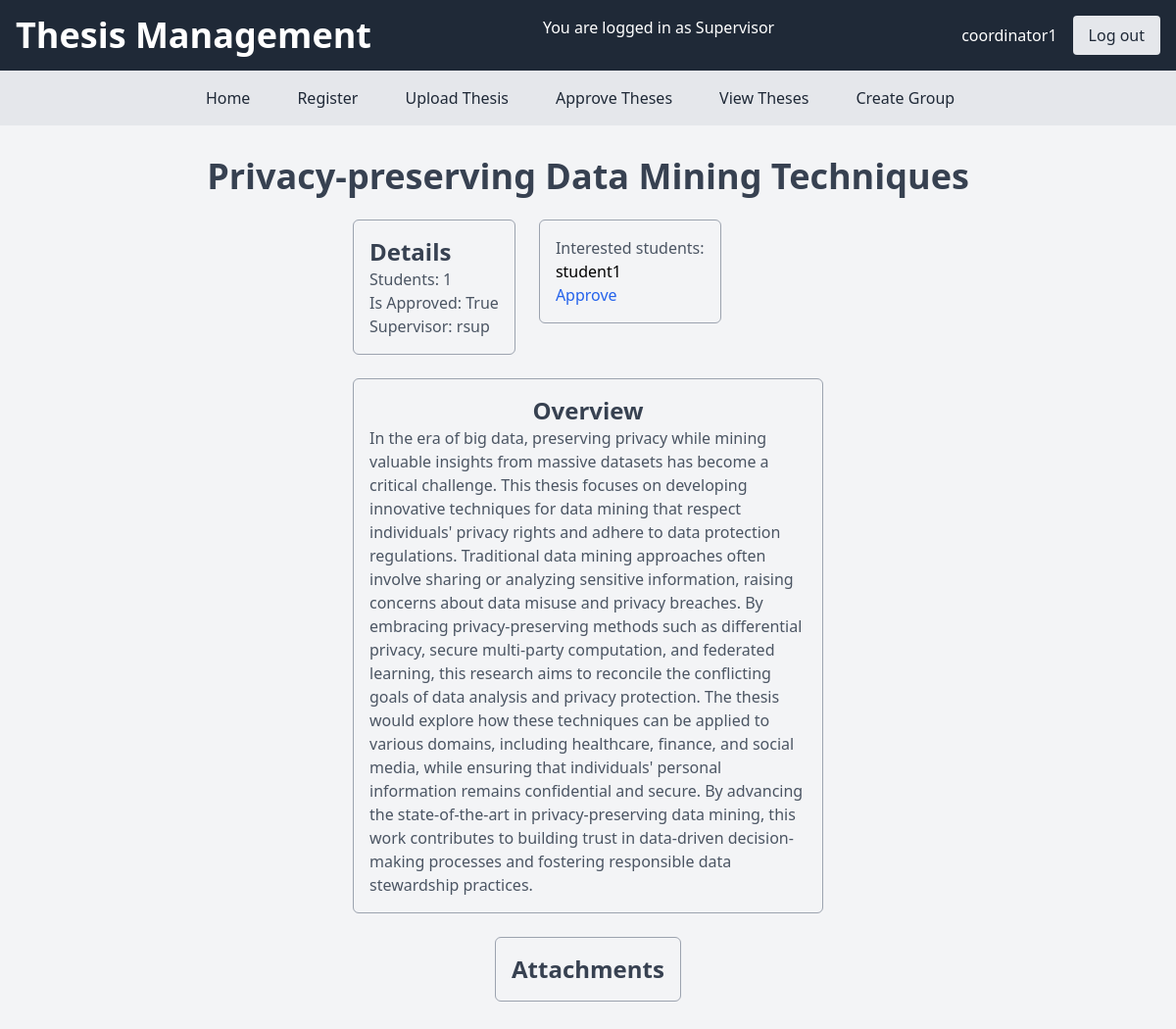
Page /view_theses/2/ (signed in) on the earlier database version.
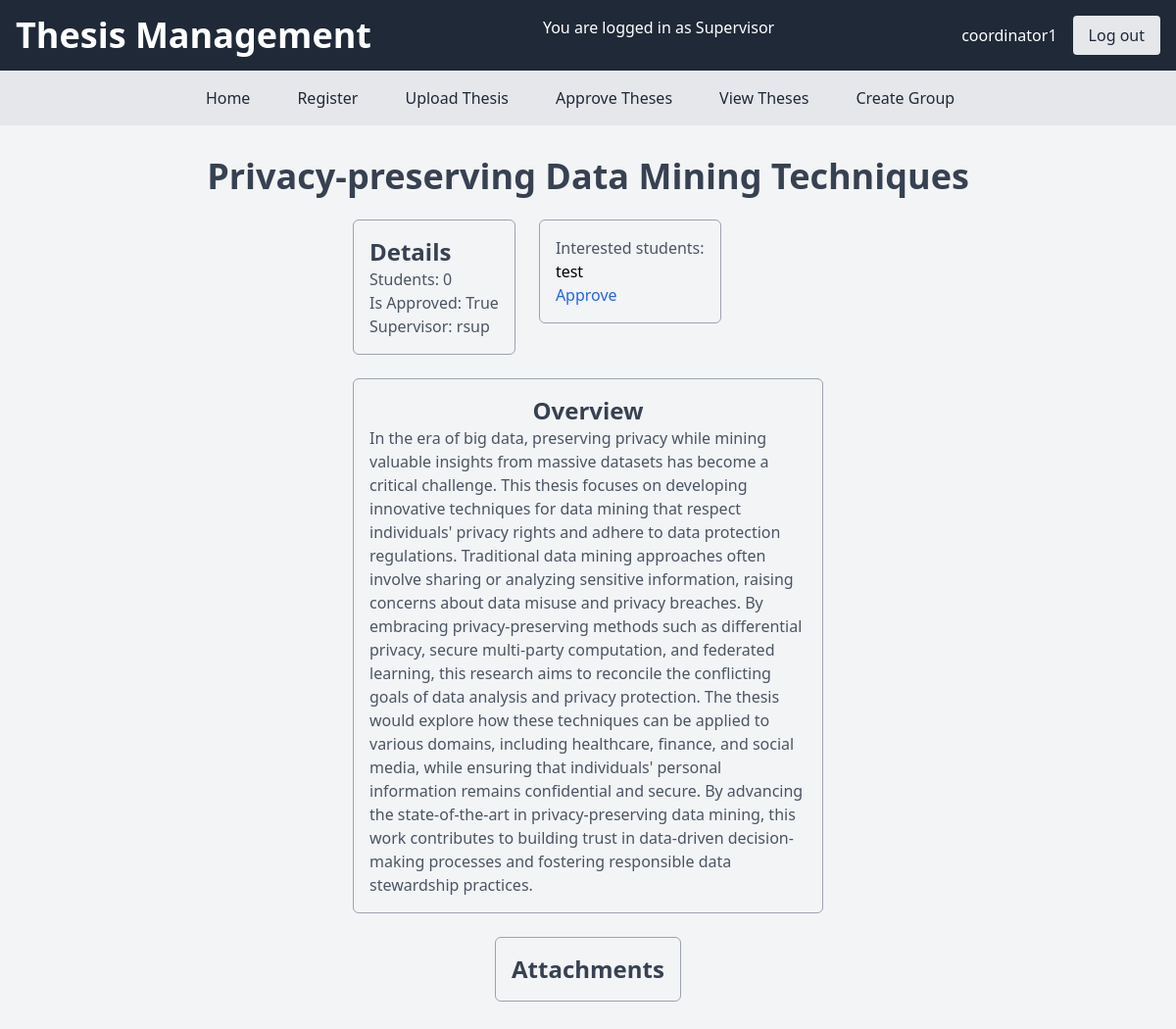
Same page on the later database version.
### app_week6/models.py (models this page shows, shortened)
class Thesis(models.Model):
    title = models.CharField(max_length=255)
    description = models.TextField()
    supervisor = models.ForeignKey(User, limit_choices_to={'user_type': 2}, on_delete=models.CASCADE)
    is_approved = models.BooleanField(default=False)
    students = models.ManyToManyField(User, related_name='theses', limit_choices_to={'user_type': 4}, blank=True, null=True)
    interested = models.ManyToManyField(User, related_name='interested_theses', limit_choices_to={'user_type': 4},blank=True, null=True)

class User(AbstractUser):
    USER_TYPE_CHOICES = (
        (1, 'Admin'),
        (2, 'Supervisor'),
        (3, 'Project Coordinator'),
        (4, 'Student'),
    )
    user_type = models.PositiveSmallIntegerField(choices=USER_TYPE_CHOICES, default=4)

### app_week6/views.py (the view)
# urls.py: path('view_theses/<int:thesis_id>/', views.thesis_detail, name='view_theses'),
@login_required
def thesis_detail(request, thesis_id):
    thesis = Thesis.objects.get(pk=thesis_id)
    if ((request.user.user_type == 1) or (request.user.user_type == 2) or (request.user.user_type == 3) or (request.user.user_type == 4)):
        return render(request, 'app_week6/thesis_detail.html', {'thesis': thesis})
    else:
        messages.error(request, "Not authorized to view thesis")
        return redirect('home')

### app_week6/templates/app_week6/thesis_detail.html (shortened to what this page needs)
{% extends 'app_week6/base.html' %}
{% block content %}
<div class="container mx-auto p-4 flex flex-col items-center justify-center">
    <h1 class="text-4xl font-bold text-gray-700 mb-6">{{ thesis.title }}</h1>
    <div class="flex flex-row items-start justify-start w-1/2 mb-6 space-x-6">
        <div class="flex flex-col items-start justify-start border border-gray-400 rounded-md p-4">
            <h2 class="text-2xl font-bold text-gray-700">Details</h2>
            <p class="text-gray-600">Students: {{ thesis.students.count }}</p>
            <p class="text-gray-600">Is Approved: {{ thesis.is_approved }}</p>
            <p class="text-gray-600">Supervisor: {{ thesis.supervisor }}</p>
        </div>
        {% if user.user_type != 4 %}
        <div class="flex flex-col items-start justify-start border border-gray-400 rounded-md p-4">
            <p class="text-gray-600">Interested students:</p>
            <ul>
                {% for student in thesis.interested.all %}
                    <li>{{ student.username }}</li>
                    <li>
                        {% if not student in thesis.students.all %}
                            <a href="{% url 'approve_student' thesis.id student.id %}" class="text-blue-600 hover:text-blue-800">Approve</a>
                        {% endif %}
                    </li>
                {% endfor %}
            </ul>
        </div>
        {% endif %}
    </div>
    <div class="flex flex-col items-center justify-center w-1/2 mb-6">
        <div class="flex flex-col items-center justify-center border border-gray-400 rounded-md p-4">
            <h2 class="text-2xl font-bold text-gray-700">Overview</h2>
            <p class="text-gray-600">{{ thesis.description|safe }}</p>
        </div>
        <div class="flex flex-col items-center justify-center border border-gray-400 rounded-md p-4 mt-6">
            <h2 class="text-2xl font-bold text-gray-700">Attachments</h2>
        </div>
    </div>
</div>
{% endblock content %}

Differences in the rows shown:
no longer on this page (row edited): User: username "student1", shows "Approve"
computed for Thesis "Privacy-preserving Data Mining Techniques": students.count "1" → "0"
now on this page (row edited): User: username "test"
